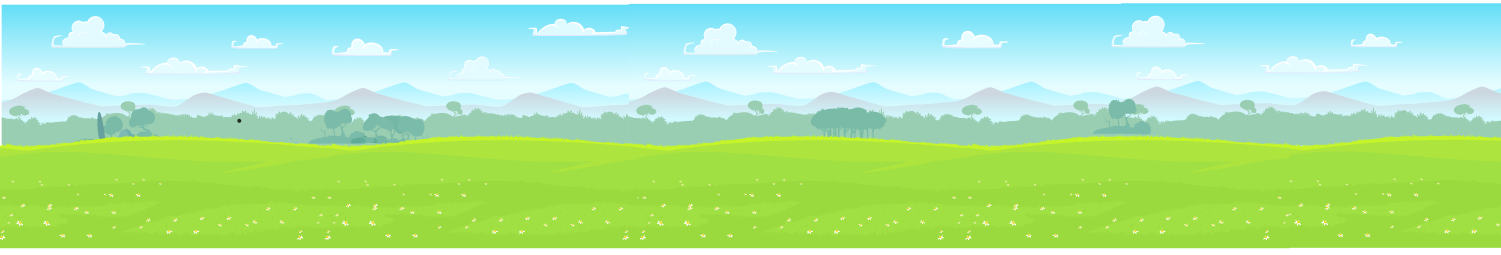
#> input picture grass_flat_02.png, 9001 x 1528 px (shown at 1/6 size)
$ python resize_height_crop_width.py   (older library calls are emulated)
#> lines starting #> are read from the running program, lines starting #| are printed output that depends on the picture
#!/usr/bin/env python3
from PIL import Image
import os.path

in_path = 'grass_flat_02.png'
resize_height = 400
crop_width = 800
x_offset = 800

image = Image.open(in_path)
#> image is the input picture: PIL image 9001x1528 RGBA; mean R, G, B, A 161.4, 218.6, 153.5, 244.3
width, height = image.size
#> width = 9001; height = 1528
ratio = resize_height / height
#> ratio = 0.262
scaled_width = int(width * ratio)
#> scaled_width = 2356
image = image.resize((scaled_width, resize_height), Image.ANTIALIAS)
#> image: PIL image 2356x400 RGBA
image = image.crop((x_offset, 0, x_offset + crop_width, resize_height))
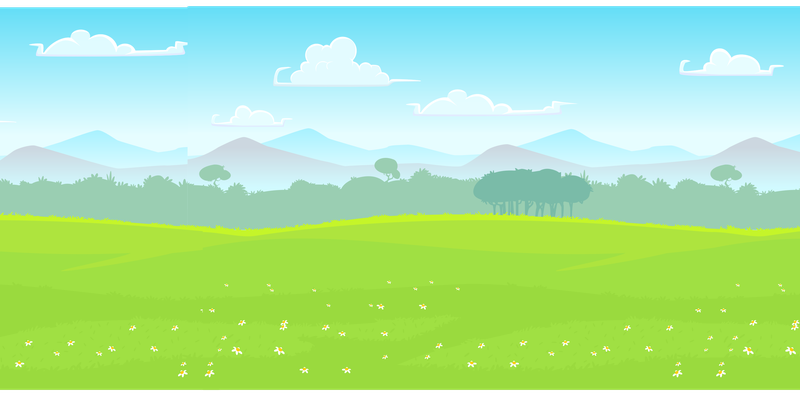
#> image: PIL image 800x400 RGBA; mean R, G, B, A 162.5, 220.4, 154.4, 244.4; transparent parts drawn white
file_root, file_ext = os.path.splitext(in_path)
out_path = f'{file_root}.{crop_width}x{resize_height}{file_ext}'
image.save(out_path)

$ run again, with dog.png copied over grass_flat_02.png
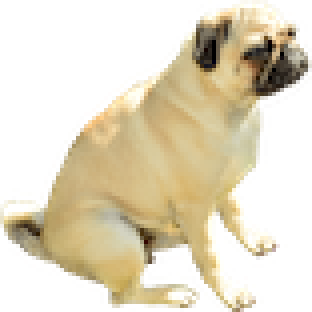
#> input picture dog.png, 78 x 78 px (shown 4 times larger)
#> image is the input picture: PIL image 78x78 RGBA; mean R, G, B, A 110.5, 100.4, 75.5, 124.1
#> `image = image.resize((scaled_width, resize_height), Image.ANTIALIAS)`:
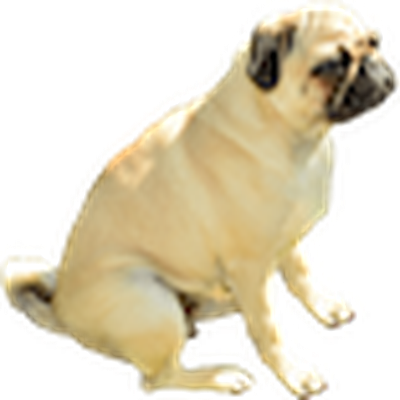
#> image: PIL image 400x400 RGBA; mean R, G, B, A 116, 105.6, 79.7, 124.1; transparent parts drawn white
